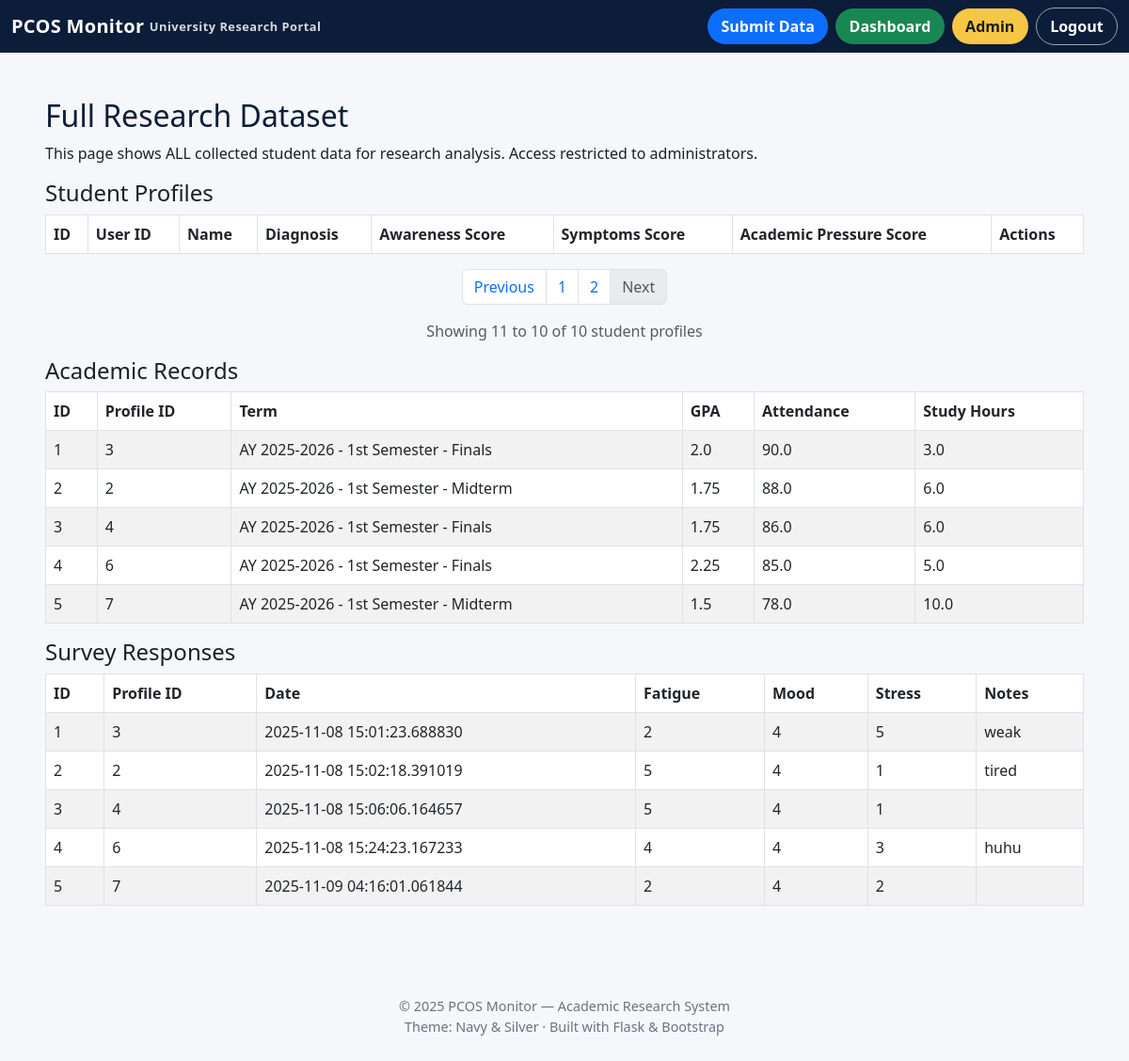
Before: /admin/data?page=3 (signed in) with the older database file.
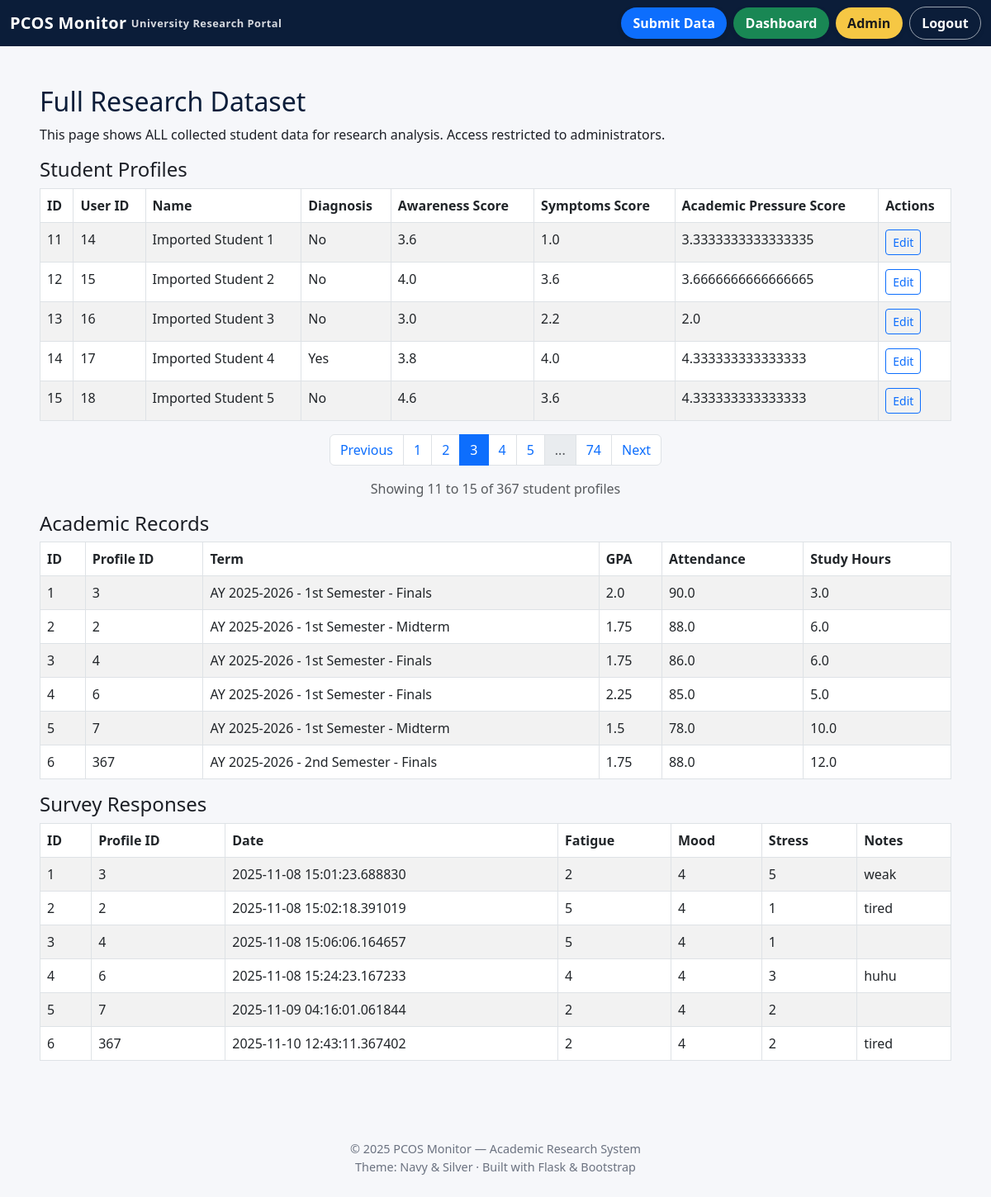
After: the same page with the newer database file.
### app/models.py (models this page shows)
class AcademicRecord(db.Model):
    __tablename__ = "academic_records"
    id = db.Column(db.Integer, primary_key=True)
    profile_id = db.Column(db.Integer, db.ForeignKey("student_profiles.id"), nullable=False)
    term = db.Column(db.String(50))
    gpa = db.Column(db.Float)
    attendance_percent = db.Column(db.Float)
    study_hours_per_week = db.Column(db.Float)
    created_at = db.Column(db.DateTime, default=datetime.utcnow)
    profile = db.relationship("StudentProfile", back_populates="academic_records")

class SurveyResponse(db.Model):
    __tablename__ = "survey_responses"
    id = db.Column(db.Integer, primary_key=True)
    profile_id = db.Column(db.Integer, db.ForeignKey("student_profiles.id"), nullable=False)
    date = db.Column(db.DateTime, default=datetime.utcnow)
    fatigue = db.Column(db.Integer)
    irregular_menstruation = db.Column(db.Boolean)
    mood_swings = db.Column(db.Integer)
    acne = db.Column(db.Boolean)
    sleep_quality = db.Column(db.Integer)
    perceived_academic_stress = db.Column(db.Integer)
    notes = db.Column(db.Text)
    profile = db.relationship("StudentProfile", back_populates="survey_responses")

class StudentProfile(db.Model):
    __tablename__ = "student_profiles"
    id = db.Column(db.Integer, primary_key=True)
    user_id = db.Column(db.Integer, db.ForeignKey("users.id"), nullable=False)
    name = db.Column(db.String(120))
    age = db.Column(db.Integer)
    degree_program = db.Column(db.String(120))
    consent = db.Column(db.Boolean, default=False)
    user = db.relationship("User", back_populates="profile")
    academic_records = db.relationship("AcademicRecord", back_populates="profile", cascade="all, delete-orphan")
    survey_responses = db.relationship("SurveyResponse", back_populates="profile", cascade="all, delete-orphan")
    clinical_diagnosis = db.Column(db.String(50))
    pcos_awareness_score = db.Column(db.Float)
    pcos_symptoms_score = db.Column(db.Float)
    academic_pressure_score = db.Column(db.Float)
    awareness_1 = db.Column(db.Integer)
    awareness_2 = db.Column(db.Integer)
    awareness_3 = db.Column(db.Integer)
    awareness_4 = db.Column(db.Integer)
    awareness_5 = db.Column(db.Integer)
    academic_1 = db.Column(db.Integer)
    academic_2 = db.Column(db.Integer)
    academic_3 = db.Column(db.Integer)
    symptoms_1 = db.Column(db.Integer)
    symptoms_2 = db.Column(db.Integer)
    symptoms_3 = db.Column(db.Integer)
    symptoms_4 = db.Column(db.Integer)
    symptoms_5 = db.Column(db.Integer)

### app/admin.py (the view)
@admin_bp.route("/data")
@login_required
def view_data():
    if not current_user.is_admin:
        return "Access denied", 403
    from .models import StudentProfile, AcademicRecord, SurveyResponse
    page = request.args.get('page', 1, type=int)
    per_page = 5
    profiles_pagination = StudentProfile.query.paginate(page=page, per_page=per_page, error_out=False)
    profiles = profiles_pagination.items
    academic = AcademicRecord.query.all()
    surveys = SurveyResponse.query.all()
    return render_template("admin_data.html", profiles=profiles, academic=academic, surveys=surveys, pagination=profiles_pagination)

### app/main.py (called while the page is built)
def require_baseline():
    if request.endpoint in ["main.index", "main.profile_setup"]:
        return
    if current_user.is_authenticated:
        profile = current_user.profile
        if profile and profile.awareness_1 is None:
            return redirect(url_for("main.profile_setup"))

@main_bp.before_app_request
def before_request_func():
    return require_baseline()

### app/models.py (called while the page is built)
@login_manager.user_loader
def load_user(user_id):
    return User.query.get(int(user_id))

### app/templates/admin_data.html
{% extends "base.html" %}
{% block content %}
<h2>Full Research Dataset</h2>
<p>This page shows ALL collected student data for research analysis. Access restricted to administrators.</p>
<h4>Student Profiles</h4>
<table class="table table-bordered table-striped">
  <thead>
    <tr>
      <th>ID</th>
      <th>User ID</th>
      <th>Name</th>
      <th>Diagnosis</th>
      <th>Awareness Score</th>
      <th>Symptoms Score</th>
      <th>Academic Pressure Score</th>
      <th>Actions</th>
    </tr>
  </thead>
  <tbody>
    {% for p in profiles %}
    <tr>
      <td>{{ p.id }}</td>
      <td>{{ p.user_id }}</td>
      <td>{{ p.name }}</td>
      <td>{{ p.clinical_diagnosis }}</td>
      <td>{{ p.pcos_awareness_score }}</td>
      <td>{{ p.pcos_symptoms_score }}</td>
      <td>{{ p.academic_pressure_score }}</td>
      <td>
        <a class="btn btn-sm btn-outline-primary" href="{{ url_for('admin.edit_profile', profile_id=p.id) }}">Edit</a>
      </td>
    </tr>
    {% endfor %}
  </tbody>
</table>
<nav aria-label="Student profiles pagination">
  <ul class="pagination justify-content-center">
    {% if pagination.has_prev %}
    <li class="page-item">
      <a class="page-link" href="{{ url_for('admin.view_data', page=pagination.prev_num) }}">Previous</a>
    </li>
    {% else %}
    <li class="page-item disabled">
      <span class="page-link">Previous</span>
    </li>
    {% endif %}
    {% for page_num in pagination.iter_pages(left_edge=1, right_edge=1, left_current=1, right_current=2) %}
      {% if page_num %}
        {% if page_num == pagination.page %}
        <li class="page-item active">
          <span class="page-link">{{ page_num }}</span>
        </li>
        {% else %}
        <li class="page-item">
          <a class="page-link" href="{{ url_for('admin.view_data', page=page_num) }}">{{ page_num }}</a>
        </li>
        {% endif %}
      {% else %}
        <li class="page-item disabled">
          <span class="page-link">...</span>
        </li>
      {% endif %}
    {% endfor %}
    {% if pagination.has_next %}
    <li class="page-item">
      <a class="page-link" href="{{ url_for('admin.view_data', page=pagination.next_num) }}">Next</a>
    </li>
    {% else %}
    <li class="page-item disabled">
      <span class="page-link">Next</span>
    </li>
    {% endif %}
  </ul>
</nav>
<p class="text-center text-muted">
  Showing {{ (pagination.page - 1) * pagination.per_page + 1 }} to
  {{ [pagination.page * pagination.per_page, pagination.total] | min }} of
  {{ pagination.total }} student profiles
</p>
<h4>Academic Records</h4>
<table class="table table-bordered table-striped">
  <thead><tr><th>ID</th><th>Profile ID</th><th>Term</th><th>GPA</th><th>Attendance</th><th>Study Hours</th></tr></thead>
  <tbody>
    {% for a in academic %}
    <tr>
      <td>{{ a.id }}</td>
      <td>{{ a.profile_id }}</td>
      <td>{{ a.term }}</td>
      <td>{{ a.gpa }}</td>
      <td>{{ a.attendance_percent }}</td>
      <td>{{ a.study_hours_per_week }}</td>
    </tr>
    {% endfor %}
  </tbody>
</table>
<h4>Survey Responses</h4>
<table class="table table-bordered table-striped">
  <thead><tr><th>ID</th><th>Profile ID</th><th>Date</th><th>Fatigue</th><th>Mood</th><th>Stress</th><th>Notes</th></tr></thead>
  <tbody>
    {% for s in surveys %}
    <tr>
      <td>{{ s.id }}</td>
      <td>{{ s.profile_id }}</td>
      <td>{{ s.date }}</td>
      <td>{{ s.fatigue }}</td>
      <td>{{ s.mood_swings }}</td>
      <td>{{ s.perceived_academic_stress }}</td>
      <td>{{ s.notes }}</td>
    </tr>
    {% endfor %}
  </tbody>
</table>
{% endblock %}

### app/templates/base.html (shortened to what this page needs)
<!doctype html>
<html lang="en">
<head>
  <link href="https://cdn.jsdelivr.net/npm/bootstrap@5.3.0/dist/css/bootstrap.min.css" rel="stylesheet">
  <link rel="stylesheet" href="https://cdn.jsdelivr.net/npm/bootstrap-icons@1.11.0/font/bootstrap-icons.css">
</head>
<body>
  <nav class="navbar navbar-expand-lg navbar-dark">
    <div class="container-fluid">
      <a class="navbar-brand d-flex align-items-center" href="{{ url_for('main.index') }}">
        PCOS Monitor <span class="nav-title-small">University Research Portal</span>
      </a>
      <div class="collapse navbar-collapse justify-content-end" id="mainNav">
        <ul class="navbar-nav align-items-lg-center gap-2">
          {% if current_user.is_authenticated %}
            <li class="nav-item"><a class="btn pill-btn pill-blue" href="{{ url_for('main.submit_data') }}">Submit Data</a></li>
            <li class="nav-item"><a class="btn pill-btn pill-green" href="/dashboard/">Dashboard</a></li>
            {% if current_user.is_admin %}
            <li class="nav-item"><a class="btn pill-btn pill-yellow" href="{{ url_for('admin.admin_home') }}">Admin</a></li>
            {% endif %}
            <li class="nav-item"><a class="btn pill-btn pill-outline" href="{{ url_for('auth.logout') }}">Logout</a></li>
          {% else %}
            <li class="nav-item"><a class="btn pill-btn pill-outline" href="{{ url_for('auth.login') }}">Login</a></li>
            <li class="nav-item"><a class="btn pill-btn pill-light" href="{{ url_for('auth.register') }}">Register</a></li>
          {% endif %}
        </ul>
      </div>
    </div>
  </nav>
  <div class="page-wrap">
    {% block content %}{% endblock %}
  </div>
  <footer class="site-footer">
    <div class="container-fluid">
      <div>© {{ 2025 }} PCOS Monitor — Academic Research System</div>
      <div>Theme: Navy & Silver · Built with Flask & Bootstrap</div>
    </div>
  </footer>
</body>
</html>

### app/templates/base.html (style rules this page uses)
:root { --navy: #0B1D39; --navy-600: #11294F; --silver: #D6D9DF; --light-bg: #F6F7FA; --text: #1C1F26; --muted: #6B7280; --pill-blue: #0d6efd; --pill-green: #198754; --pill-yellow: #f6c744; }
body { background: var(--light-bg); color: var(--text); }
.page-wrap { width: 100%; max-width: 100%; margin: 0 auto; padding-left: 3rem; padding-right: 3rem; padding-top: 2rem; padding-bottom: 3rem; }
.navbar { background: var(--navy); }
.navbar-brand { color: #fff !important; font-weight: 700; letter-spacing: .3px; }
.nav-title-small { font-size: .8rem; color: var(--silver); margin-left: .35rem; letter-spacing: .5px; }
.pill-btn { border-radius: 999px; font-weight: 600; padding: .45rem .9rem; box-shadow: 0 2px 6px rgba(0,0,0,.08); border:none; }
.pill-blue { background: var(--pill-blue); color:#fff; }
.pill-green { background: var(--pill-green); color:#fff; }
.pill-yellow { background: var(--pill-yellow); color:#1b1b1b; }
.pill-outline { background: transparent; color: #fff; border: 1px solid #9aa3af; }
h1,h2,h3 { color: var(--navy); }
.site-footer { color: var(--muted); font-size:.9rem; padding:2rem 0 3rem; text-align:center; }

Changed rows visible on the page:
added StudentProfile: id "11", user_id "14", name "Imported Student 1", clinical_diagnosis "No", pcos_awareness_score "3.6", pcos_symptoms_score "1.0", academic_pressure_score "3.3333333333333335"
added StudentProfile: id "12", user_id "15", name "Imported Student 2", clinical_diagnosis "No", pcos_awareness_score "4.0", pcos_symptoms_score "3.6", academic_pressure_score "3.6666666666666665"
added StudentProfile: id "13", user_id "16", name "Imported Student 3", clinical_diagnosis "No", pcos_awareness_score "3.0", pcos_symptoms_score "2.2", academic_pressure_score "2.0"
added StudentProfile: id "14", user_id "17", name "Imported Student 4", clinical_diagnosis "Yes", pcos_awareness_score "3.8", pcos_symptoms_score "4.0", academic_pressure_score "4.333333333333333"
added StudentProfile: id "15", user_id "18", name "Imported Student 5", clinical_diagnosis "No", pcos_awareness_score "4.6", pcos_symptoms_score "3.6", academic_pressure_score "4.333333333333333"
added AcademicRecord: id "6", profile_id "367", term "AY 2025-2026 - 2nd Semester - Finals", gpa "1.75", attendance_percent "88.0", study_hours_per_week "12.0"
added SurveyResponse: id "6", profile_id "367", date "2025-11-10 12:43:11.367402", fatigue "2", mood_swings "4", perceived_academic_stress "2", notes "tired"
Other visible differences:
{{ [pagination.page * pagination.per_page, pagination.total] | min }}: "10" → "15"
{{ pagination.total }}: "10" → "367"
new list line: "3"
new list line: "4"
new list line: "5"
new list line: "74"
